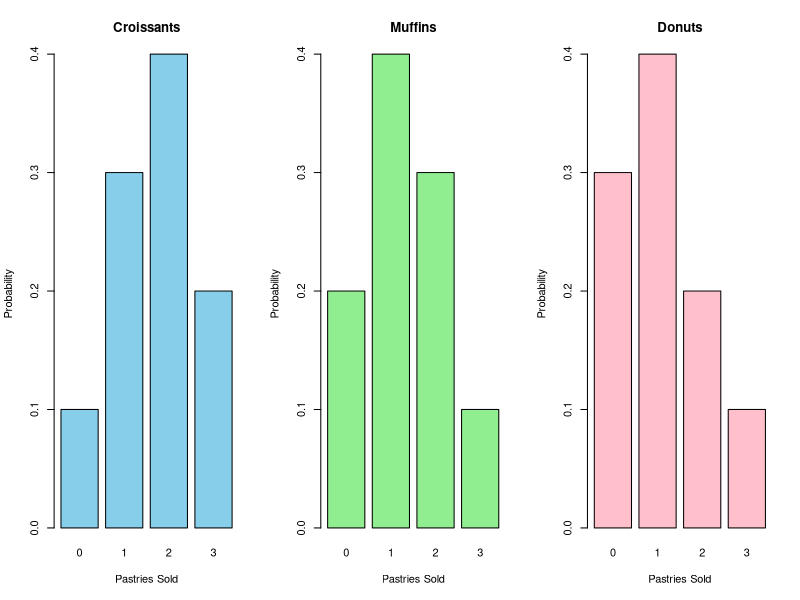

This figure's R source:

cat("\n Croissants \n")
croissants_x <- 0:3
croissants_p <- c(0.1, 0.3, 0.4, 0.2)

croissants_mean <- sum(croissants_x * croissants_p)
cat("Mean:", croissants_mean, "\n")

croissants_variance <- sum((croissants_x - croissants_mean)^2 * croissants_p)
cat("Variance:", croissants_variance, "\n")

croissants_sd <- sqrt(croissants_variance)
cat("Standard Deviation:", croissants_sd, "\n")


cat("\nMuffins \n")
muffins_x <- 0:3
muffins_p <- c(0.2, 0.4, 0.3, 0.1)

muffins_mean <- sum(muffins_x * muffins_p)
cat("Mean:", muffins_mean, "\n")

muffins_variance <- sum((muffins_x - muffins_mean)^2 * muffins_p)
cat("Variance:", muffins_variance, "\n")

muffins_sd <- sqrt(muffins_variance)
cat("Standard Deviation:", muffins_sd, "\n")


cat("\n Donuts\n")
donuts_x <- 0:3
donuts_p <- c(0.3, 0.4, 0.2, 0.1)

donuts_mean <- sum(donuts_x * donuts_p)
cat("Mean:", donuts_mean, "\n")

donuts_variance <- sum((donuts_x - donuts_mean)^2 * donuts_p)
cat("Variance:", donuts_variance, "\n")

donuts_sd <- sqrt(donuts_variance)
cat("Standard Deviation:", donuts_sd, "\n")

par(mfrow = c(1, 3))

barplot(croissants_p, names.arg = croissants_x, col = "skyblue", 
        main = "Croissants", xlab = "Pastries Sold", ylab = "Probability")

barplot(muffins_p, names.arg = muffins_x, col = "lightgreen", 
        main = "Muffins", xlab = "Pastries Sold", ylab = "Probability")

barplot(donuts_p, names.arg = donuts_x, col = "pink", 
        main = "Donuts", xlab = "Pastries Sold", ylab = "Probability")
